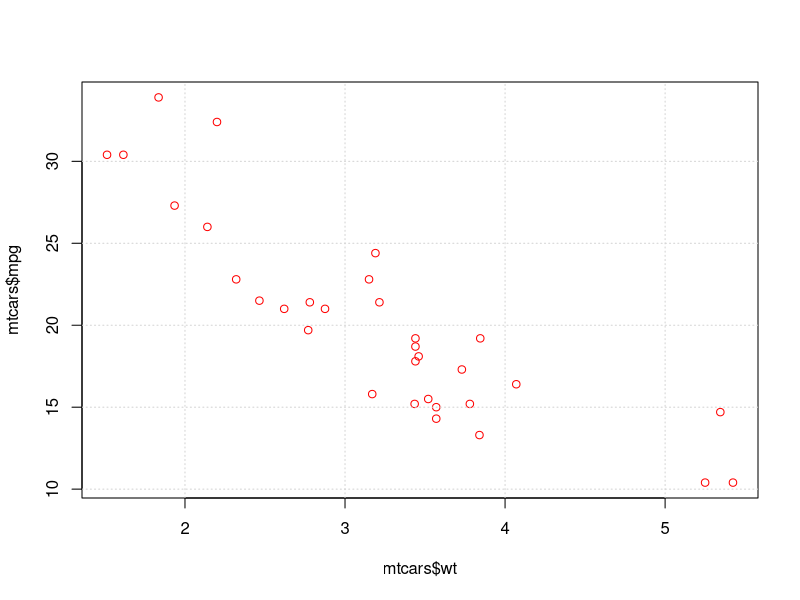

The R script that drew this image:
data("mtcars")
print(mtcars)
plot(mtcars$wt,mtcars$mpg, col="red")
grid()
m1 <- lm(mtcars$wt ~ mtcars$mpg)
#print(m1)
#summary(m1)
# plot(m1, las = 1) 
abline(m1)
